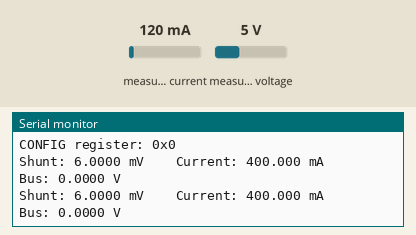
Recording of a sketch running on a simulated ESP8266 (NodeMCU). On the bench: the last lines printed to the serial monitor. Wiring (inferred from the names in the program): INA219 current sensor at I2C address 0x40. The test bench sets the inputs (shaded band); at power-on: measured current 120 mA, measured voltage 5 V.

Above: at 3.2 s.
3.3 s: measured current set to 40 mA
At 4.6 s:
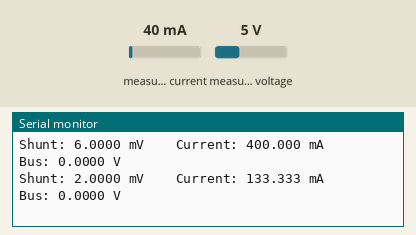
4.8 s: measured current set to 500 mA
At 5.8 s:
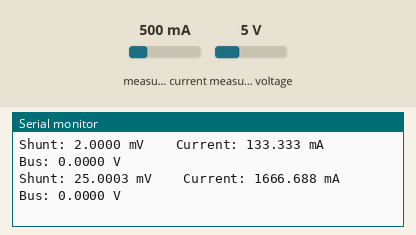
Timing chart, 0 to 7.8 s (numbered marks = the images above; inputs shaded):
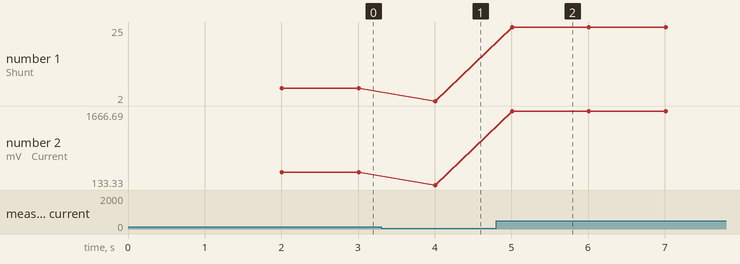

The sketch:

measure-compare.ino
```cpp
#include <Wire.h>

constexpr uint8_t INA228_ADDRESS = 0x40;

constexpr uint8_t REG_CONFIG = 0x00;
constexpr uint8_t REG_VSHUNT = 0x04;
constexpr uint8_t REG_VBUS = 0x05;

constexpr double SHUNT_OHMS = 0.015;

// ---------- I2C helpers ----------

uint16_t readRegister16(uint8_t reg) {
  Wire.beginTransmission(INA228_ADDRESS);
  Wire.write(reg);

  if (Wire.endTransmission(false) != 0) {
    Serial.println("ERROR selecting 16-bit register");
    return 0;
  }

  if (Wire.requestFrom(INA228_ADDRESS, (uint8_t)2) != 2) {
    Serial.println("ERROR reading 16-bit register");
    return 0;
  }

  return ((uint16_t)Wire.read() << 8) |
         (uint16_t)Wire.read();
}

uint32_t readRegister24(uint8_t reg) {
  Wire.beginTransmission(INA228_ADDRESS);
  Wire.write(reg);

  if (Wire.endTransmission(false) != 0) {
    Serial.println("ERROR selecting 24-bit register");
    return 0;
  }

  if (Wire.requestFrom(INA228_ADDRESS, (uint8_t)3) != 3) {
    Serial.println("ERROR reading 24-bit register");
    return 0;
  }

  uint32_t value = 0;

  value |= ((uint32_t)Wire.read() << 16);
  value |= ((uint32_t)Wire.read() << 8);
  value |= ((uint32_t)Wire.read());

  return value;
}

// Convert 20-bit two's-complement value to signed integer.
int32_t signExtend20(uint32_t value) {
  value &= 0xFFFFF;

  if (value & 0x80000) {
    value |= 0xFFF00000;
  }

  return (int32_t)value;
}

void setup() {
  Serial.begin(115200);
  delay(2000);

  Wire.begin(D4, D5);

  Serial.println();
  Serial.println("INA228 shunt current test");
  Serial.println("-------------------------");

  // Read config so we know which shunt ADC range is active.
  uint16_t config = readRegister16(REG_CONFIG);

  Serial.print("CONFIG register: 0x");
  Serial.println(config, HEX);
}

void loop() {

  // ----- Shunt voltage -----

  uint32_t rawShunt24 = readRegister24(REG_VSHUNT);

  // Measurement occupies bits 23:4.
  int32_t rawShunt20 = signExtend20(rawShunt24 >> 4);

  // Default ADCRANGE = 0:
  // 312.5 nV per LSB
  double shuntVoltage =
      rawShunt20 * 312.5e-9;

  // Ohm's law:
  // I = V / R
  double current =
      shuntVoltage / SHUNT_OHMS;

  // ----- Bus voltage -----

  uint32_t rawBus24 = readRegister24(REG_VBUS);

  uint32_t rawBus20 =
      (rawBus24 >> 4) & 0xFFFFF;

  double busVoltage =
      rawBus20 * 195.3125e-6;

  // ----- Output -----

  Serial.print("Shunt: ");
  Serial.print(shuntVoltage * 1000.0, 4);
  Serial.print(" mV");

  Serial.print("    Current: ");
  Serial.print(current * 1000.0, 3);
  Serial.print(" mA");

  Serial.print("    Bus: ");
  Serial.print(busVoltage, 4);
  Serial.println(" V");

  delay(1000);
}
```

Measured:
- after the input at 3.3 s, the serial monitor: prints a new line after 0.71 s (image 1)
- after the input at 4.8 s, the serial monitor: prints a new line after 0.21 s (image 2)
- plotted number 1: 6 → 2 after the input at 3.3 s, 2 → 25 after the input at 4.8 s
- plotted number 2: 400 → 133.33 after the input at 3.3 s, 133.33 → 1666.69 after the input at 4.8 s
